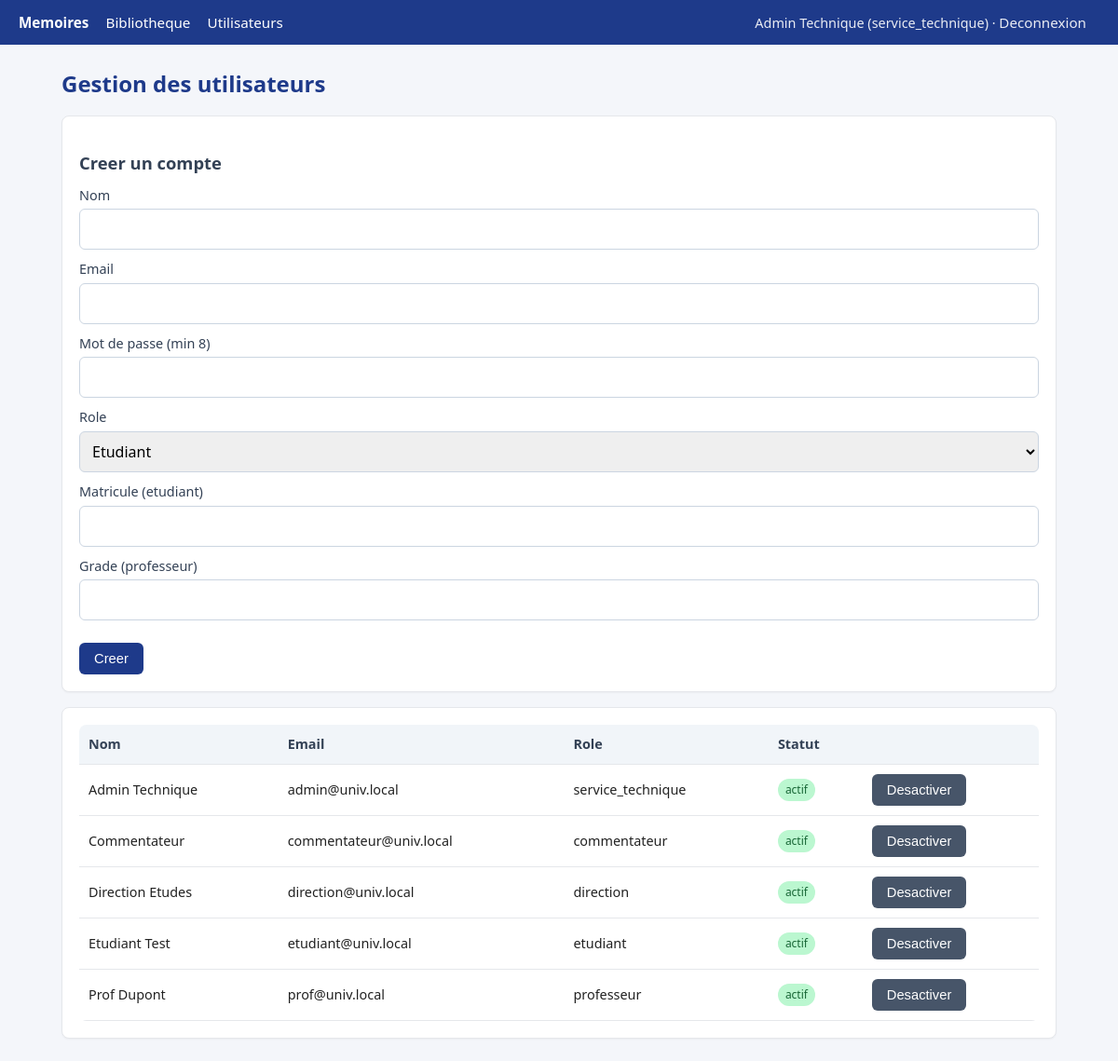
The page /public/index.php?route=admin_users (signed in) on the database its author committed.
### tables this page shows
CREATE TABLE utilisateurs (
  id INT AUTO_INCREMENT PRIMARY KEY,
  nom VARCHAR(100) NOT NULL,
  email VARCHAR(150) NOT NULL UNIQUE,
  mot_de_passe VARCHAR(255) NOT NULL,
  role ENUM('etudiant','professeur','direction','commentateur','service_technique') NOT NULL,
  matricule VARCHAR(50) NULL,
  grade VARCHAR(50) NULL,
  actif TINYINT(1) NOT NULL DEFAULT 1,
  cree_le DATETIME NOT NULL DEFAULT CURRENT_TIMESTAMP
);

### core/Helpers.php (called while the page is built, shortened)
<?php
function e(string $s): string { return htmlspecialchars($s, ENT_QUOTES, 'UTF-8'); }
function current_user(): ?array {
    return $_SESSION['user'] ?? null;
}
function view(string $tpl, array $data = []): void {
    extract($data);
    require __DIR__ . '/../views/layout/header.php';
    require __DIR__ . '/../views/' . $tpl . '.php';
    require __DIR__ . '/../views/layout/footer.php';
}

### controllers/AdminController.php (called while the page is built, shortened)
<?php
require_once __DIR__ . '/../core/Helpers.php';
require_once __DIR__ . '/../models/Utilisateur.php';
class AdminController {
    public function utilisateurs(): void {
        $liste = Utilisateur::tous();
        view('direction/utilisateurs', ['titre'=>'Utilisateurs','liste'=>$liste]);
    }
}

### config/database.php (called while the page is built, shortened)
<?php
class Database {
    private static ?PDO $pdo = null;
    public static function get(): PDO {
        if (self::$pdo === null) {
            $dsn = 'mysql:host=' . DB_HOST . ';dbname=' . DB_NAME . ';charset=utf8mb4';
            self::$pdo = new PDO($dsn, DB_USER, DB_PASS, [
                PDO::ATTR_ERRMODE => PDO::ERRMODE_EXCEPTION,
                PDO::ATTR_DEFAULT_FETCH_MODE => PDO::FETCH_ASSOC,
                PDO::ATTR_EMULATE_PREPARES => false,
            ]);
        }
        return self::$pdo;
    }
}

### models/Utilisateur.php (called while the page is built, shortened)
<?php
require_once __DIR__ . '/../config/database.php';
class Utilisateur {
    public static function tous(): array {
        return Database::get()->query('SELECT * FROM utilisateurs ORDER BY nom')->fetchAll();
    }
}

### views/direction/utilisateurs.php (the view, shortened to what this page needs)
<h1>Gestion des utilisateurs</h1>
<div class="card">
  <h2>Creer un compte</h2>
  <form method="post" action="<?= BASE_URL ?>/index.php?route=admin_users">
    <label>Nom</label><input name="nom" required>
    <label>Email</label><input type="email" name="email" required>
    <label>Mot de passe (min 8)</label><input type="password" name="mot_de_passe" required minlength="8">
    <label>Role</label>
    <select name="role">
      <option value="etudiant">Etudiant</option>
    </select>
    <label>Matricule (etudiant)</label><input name="matricule">
    <label>Grade (professeur)</label><input name="grade">
    <br><br><button class="btn">Creer</button>
  </form>
</div>
<div class="card">
<table><tr><th>Nom</th><th>Email</th><th>Role</th><th>Statut</th><th></th></tr>
<?php foreach ($liste as $u): ?>
<tr>
  <td><?= e($u['nom']) ?></td><td><?= e($u['email']) ?></td><td><?= e($u['role']) ?></td>
  <td><?= $u['actif'] ? '<span class="badge ok">actif</span>' : '<span class="badge bad">desactive</span>' ?></td>
  <td>
    <form method="post" action="<?= BASE_URL ?>/index.php?route=admin_toggle" style="display:inline">
      <button class="btn alt"><?= $u['actif'] ? 'Desactiver' : 'Activer' ?></button>
    </form>
  </td>
</tr>
<?php endforeach; ?>
</table>
</div>

### public/index.php (shortened to what this page needs)
<?php
require_once __DIR__ . '/../core/Helpers.php';
require_once __DIR__ . '/../controllers/AdminController.php';
$route = $_GET['route'] ?? 'accueil';
$admin  = new AdminController();
switch ($route) {
    case 'admin_users':      $_SERVER['REQUEST_METHOD']==='POST' ? $admin->creerUtilisateur() : $admin->utilisateurs(); break;
}

### views/layout/header.php (shortened to what this page needs)
<?php $u = current_user(); ?>
<!doctype html>
<html lang="fr">
<head>
<link rel="stylesheet" href="<?= BASE_URL ?>/css/style.css">
</head>
<body class="no-select">
<header class="nav">
  <div>
    <a href="<?= BASE_URL ?>/index.php?route=accueil"><strong>Memoires</strong></a>
    <?php if ($u): ?>
      <a href="<?= BASE_URL ?>/index.php?route=accueil">Bibliotheque</a>
      <?php if ($u['role']==='service_technique'): ?>
        <a href="<?= BASE_URL ?>/index.php?route=admin_users">Utilisateurs</a>
      <?php endif; ?>
    <?php endif; ?>
  </div>
  <div class="user">
    <?php if ($u): ?>
      <?= e($u['nom']) ?> (<?= e($u['role']) ?>) ·
      <a href="<?= BASE_URL ?>/index.php?route=logout">Deconnexion</a>
    <?php else: ?>
      <a href="<?= BASE_URL ?>/index.php?route=login">Connexion</a>
    <?php endif; ?>
  </div>
</header>
<main>

### views/layout/footer.php (shortened to what this page needs)
</main>
</body></html>

### public/css/style.css (style rules this page uses)
* { box-sizing:border-box;margin:0;padding:0 }
body { font-family:system-ui,Arial,sans-serif;background:#f4f6fa;color:#222;line-height:1.5 }
header.nav { background:#1e3a8a;color:#fff;padding:12px 20px;display:flex;justify-content:space-between;align-items:center;flex-wrap:wrap }
header.nav a { color:#fff;text-decoration:none;margin-right:14px;font-size:.95rem }
header.nav .user { font-size:.9rem;opacity:.9 }
main { max-width:1100px;margin:24px auto;padding:0 16px }
h1 { font-size:1.5rem;margin-bottom:16px;color:#1e3a8a }
h2 { font-size:1.15rem;margin:18px 0 10px;color:#334155 }
.card { background:#fff;border:1px solid #e5e7eb;border-radius:8px;padding:18px;margin-bottom:16px;box-shadow:0 1px 2px rgba(0,0,0,.04) }
.btn { display:inline-block;background:#1e3a8a;color:#fff;border:0;padding:9px 16px;border-radius:6px;cursor:pointer;text-decoration:none;font-size:.92rem }
.btn.alt { background:#475569 }
label { display:block;margin:10px 0 4px;font-size:.9rem;color:#334155 }
input,select,textarea { width:100%;padding:9px;border:1px solid #cbd5e1;border-radius:6px;font:inherit }
table { width:100%;border-collapse:collapse;background:#fff;border-radius:8px;overflow:hidden }
th,td { padding:10px;border-bottom:1px solid #e5e7eb;text-align:left;font-size:.9rem }
th { background:#f1f5f9;color:#334155 }
.badge { display:inline-block;padding:3px 8px;border-radius:12px;font-size:.75rem;background:#e2e8f0;color:#334155 }
.badge.ok { background:#bbf7d0;color:#166534 }
.no-select { user-select:none;-webkit-user-select:none }

### rows shown on the page
utilisateurs: nom "Admin Technique", role "service_technique", email "admin@univ.local", actif "actif"
utilisateurs: nom "Commentateur", email "commentateur@univ.local", role "commentateur", actif "actif"
utilisateurs: nom "Direction Etudes", email "direction@univ.local", role "direction", actif "actif"
utilisateurs: nom "Etudiant Test", email "etudiant@univ.local", role "etudiant", actif "actif"
utilisateurs: nom "Prof Dupont", email "prof@univ.local", role "professeur", actif "actif"
